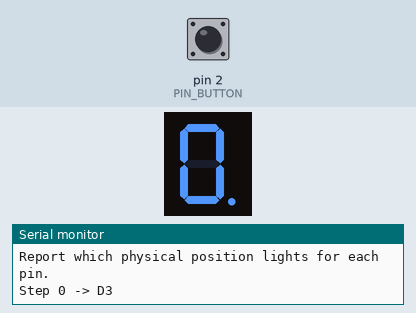
Bench run of a sketch on a simulated Arduino Uno, built with avr-gcc and run on an emulated ATmega328P. On the bench: 1-digit seven-segment display, the last lines printed to the serial monitor. Wiring (inferred from the names in the program): 1-digit 7-segment display, segments lit when LOW: segments pin 9, pin 8, pin 7, pin 6, pin 5, pin 4, pin 3, pin 11. Inputs (shaded band) come from the test bench; at power-on: pin 2 (PIN_BUTTON) HIGH. The segment pins are drawn as the display they are named for.

Above: at 1.3 s.
1.4 s: pin 2 (PIN_BUTTON) pulled LOW for 0.15 s
At 2.6 s:
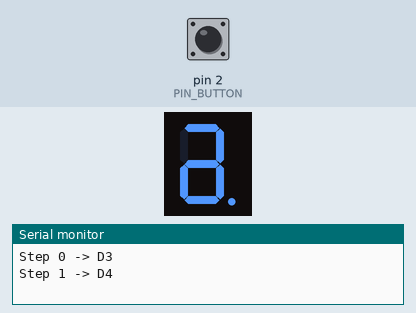
3.0 s: pin 2 (PIN_BUTTON) pulled LOW for 1 s
At 4.0 s:
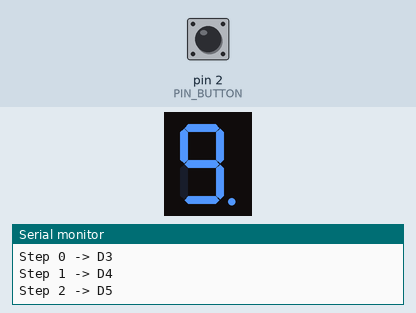
5.5 s: pin 2 (PIN_BUTTON) pulled LOW for 0.15 s
At 5.9 s:
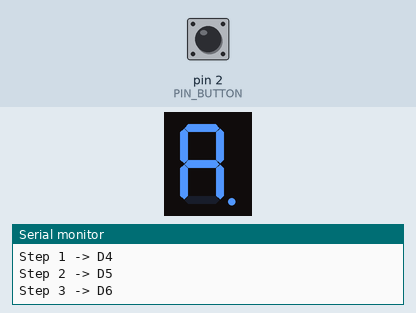
7.1 s: pin 2 (PIN_BUTTON) pulled LOW for 3.2 s
At 8.4 s:
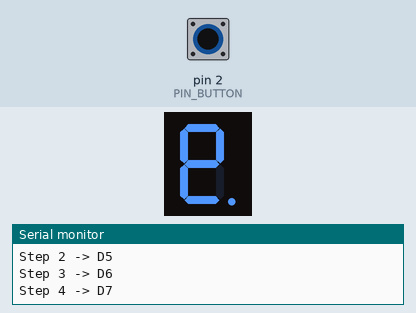
11.8 s: pin 2 (PIN_BUTTON) pulsed LOW 5 times (0.12 s each, 0.3 s apart)
At 12.3 s:
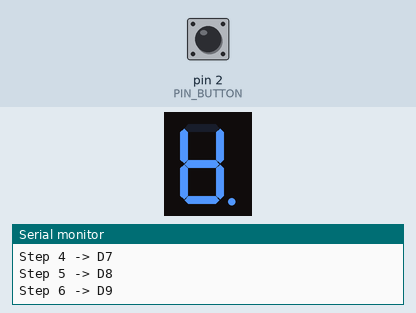
Timing chart, 0 to 14.8 s (numbered marks = the images above; inputs shaded):
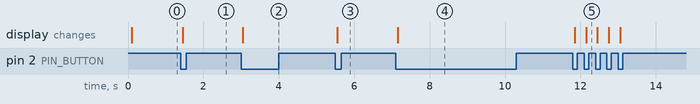

Measured:
- after the input at 1.4 s, the display: changes after 0.05 s (image 1)
- after the input at 3.0 s, the display: changes after 0.05 s (image 2)
- after the input at 5.5 s, the display: changes after 0.05 s (image 3)
- after the input at 7.1 s, the display: changes after 0.05 s (image 4)
- after the input at 11.8 s, the display: first changes after 0.05 s (image 5 shows a later state)

The sketch:

segment_mapper_test.ino
```cpp
/*
 * ============================================================
 *  Raw Pin Mapper Test (7-seg + external LED)
 * ============================================================
 *  Purpose:
 *    - Press button once to advance one test step.
 *    - Each step drives exactly ONE output pin.
 *    - You report what lights: top, upperleft, bottomleft,
 *      center, upperright, bottomright, bottom, period,
 *      external LED, or none.
 *
 *  This test is intentionally raw-pin based so mapping is exact.
 *
 *  Serial Monitor: 9600 baud
 * ============================================================
 */

const int PIN_BUTTON = 2;

// Candidate outputs that may be connected to 7-seg segments or external LED.
const int TEST_PINS[] = {3, 4, 5, 6, 7, 8, 9, 11};
const int TEST_PIN_COUNT = sizeof(TEST_PINS) / sizeof(TEST_PINS[0]);

// true = write HIGH to turn active output on (common cathode typical)
// false = write LOW to turn active output on (common anode typical)
const bool ACTIVE_HIGH = true;

const unsigned long DEBOUNCE_MS = 50;

// Steps: D3,D4,D5,D6,D7,D8,D9,D11,ALL_OFF
const int STEP_COUNT = TEST_PIN_COUNT + 1;

int currentStep = 0;
bool buttonWasPressed = false;

void drivePin(int pin, bool on) {
  int onLevel = ACTIVE_HIGH ? HIGH : LOW;
  int offLevel = ACTIVE_HIGH ? LOW : HIGH;
  digitalWrite(pin, on ? onLevel : offLevel);
}

void clearAll() {
  for (int i = 0; i < TEST_PIN_COUNT; i++) {
    drivePin(TEST_PINS[i], false);
  }
}

void showStep() {
  clearAll();

  Serial.print("Step ");
  Serial.print(currentStep);
  Serial.print(" -> ");

  if (currentStep < TEST_PIN_COUNT) {
    int pin = TEST_PINS[currentStep];
    drivePin(pin, true);
    Serial.print("D");
    Serial.println(pin);
  } else {
    Serial.println("ALL_OFF");
  }
}

void handleButton() {
  static unsigned long lastDebounceTime = 0;
  static bool lastRawState = HIGH;

  bool rawState = digitalRead(PIN_BUTTON);

  if (rawState != lastRawState) {
    lastDebounceTime = millis();
  }

  if ((millis() - lastDebounceTime) >= DEBOUNCE_MS) {
    if (rawState == LOW && !buttonWasPressed) {
      buttonWasPressed = true;
      currentStep = (currentStep + 1) % STEP_COUNT;
      showStep();
    } else if (rawState == HIGH) {
      buttonWasPressed = false;
    }
  }

  lastRawState = rawState;
}

void setup() {
  Serial.begin(9600);
  pinMode(PIN_BUTTON, INPUT_PULLUP);

  for (int i = 0; i < TEST_PIN_COUNT; i++) {
    pinMode(TEST_PINS[i], OUTPUT);
  }

  clearAll();

  Serial.println("=== Raw Pin Mapper Test ===");
  Serial.println("Press button to advance.");
  Serial.println("Steps: D3,D4,D5,D6,D7,D8,D9,D11,ALL_OFF");
  Serial.println("Report which physical position lights for each pin.");

  // Start at step 0 so first visible test is D3.
  currentStep = 0;
  showStep();
}

void loop() {
  handleButton();
}
```
